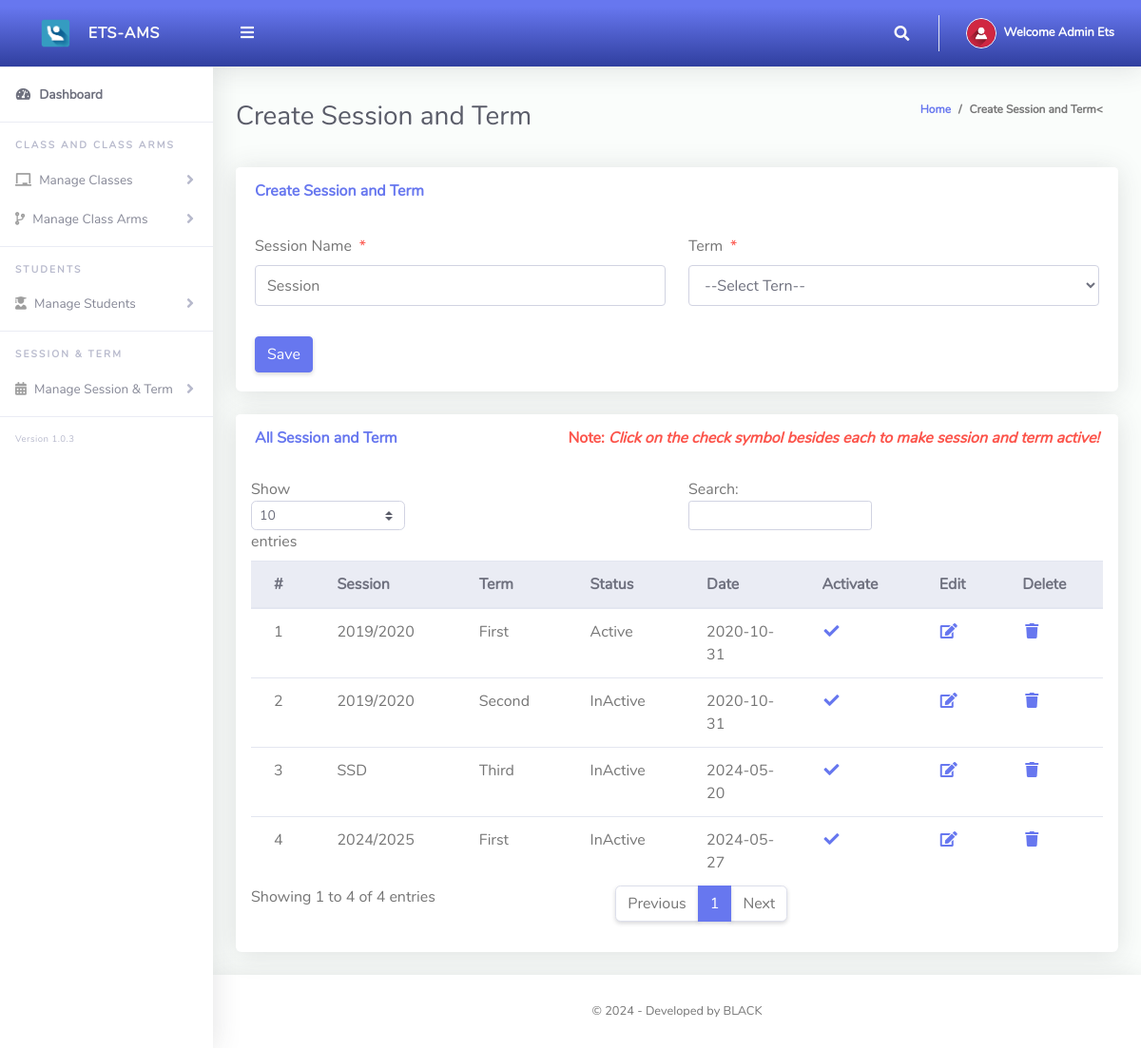
Page /Admin/createSessionTerm.php (signed in) on the committed database.
### tables this page shows
CREATE TABLE `tblsessionterm` (
  `Id` int(10) NOT NULL,
  `sessionName` varchar(50) NOT NULL,
  `termId` varchar(50) NOT NULL,
  `isActive` varchar(10) NOT NULL,
  `dateCreated` varchar(50) NOT NULL
);

CREATE TABLE `tblterm` (
  `Id` int(10) NOT NULL,
  `termName` varchar(20) NOT NULL
);

### Admin/createSessionTerm.php (the view, shortened to what this page needs)
<?php
include '../Includes/dbcon.php';
?>
<!DOCTYPE html>
<html lang="en">
<head>
  <link href="../vendor/fontawesome-free/css/all.min.css" rel="stylesheet" type="text/css">
  <link href="../vendor/bootstrap/css/bootstrap.min.css" rel="stylesheet" type="text/css">
  <link href="css/ruang-admin.min.css" rel="stylesheet">
</head>
<body id="page-top">
  <div id="wrapper">
      <?php include "Includes/sidebar.php";?>
    <div id="content-wrapper" class="d-flex flex-column">
      <div id="content">
       <?php include "Includes/topbar.php";?>
        <div class="container-fluid" id="container-wrapper">
          <div class="d-sm-flex align-items-center justify-content-between mb-4">
            <h1 class="h3 mb-0 text-gray-800">Create Session and Term</h1>
            <ol class="breadcrumb">
              <li class="breadcrumb-item"><a href="./">Home</a></li>
              <li class="breadcrumb-item active" aria-current="page">Create Session and Term<</li>
            </ol>
          </div>
          <div class="row">
            <div class="col-lg-12">
              <div class="card mb-4">
                <div class="card-header py-3 d-flex flex-row align-items-center justify-content-between">
                  <h6 class="m-0 font-weight-bold text-primary">Create Session and Term</h6>
                </div>
                <div class="card-body">
                  <form method="post">
                    <div class="form-group row mb-3">
                        <div class="col-xl-6">
                            <label class="form-control-label">Session Name<span class="text-danger ml-2">*</span></label>
                      <input type="text" class="form-control" name="sessionName" value="<?php echo $row['sessionName'];?>" id="exampleInputFirstName" placeholder="Session">
                        </div>
                        <div class="col-xl-6">
                            <label class="form-control-label">Term<span class="text-danger ml-2">*</span></label>
                              <?php
                        $qry= "SELECT * FROM tblterm ORDER BY termName ASC";
                        $result = $conn->query($qry);
                        $num = $result->num_rows;
                        if ($num > 0){
                          echo ' <select required name="termId" class="form-control mb-3">';
                          echo'<option value="">--Select Tern--</option>';
                                  echo '</select>';
                              }
                            ?>
                        </div>
                    </div>
                      <?php
                    if (isset($Id))
                    {
                    ?>
                    <button type="submit" name="update" class="btn btn-warning">Update</button>
                    &nbsp;&nbsp;&nbsp;&nbsp;&nbsp;&nbsp;&nbsp;&nbsp;&nbsp;&nbsp;
                    <?php
                    } else {
                    ?>
                    <button type="submit" name="save" class="btn btn-primary">Save</button>
                    <?php
                    }
                    ?>
                  </form>
                </div>
              </div>
                 <div class="row">
              <div class="col-lg-12">
              <div class="card mb-4">
                <div class="card-header py-3 d-flex flex-row align-items-center justify-content-between">
                  <h6 class="m-0 font-weight-bold text-primary">All Session and Term</h6>
                  <h6 class="m-0 font-weight-bold text-danger">Note: <i>Click on the check symbol besides each to make session and term active!</i></h6>
                </div>
                <div class="table-responsive p-3">
                  <table class="table align-items-center table-flush table-hover" id="dataTableHover">
                    <thead class="thead-light">
                      <tr>
                        <th>#</th>
                        <th>Session</th>
                        <th>Term</th>
                        <th>Status</th>
                        <th>Date</th>
                        <th>Activate</th>
                        <th>Edit</th>
                        <th>Delete</th>
                      </tr>
                    </thead>
                    <tbody>
                  <?php
                      $query = "SELECT tblsessionterm.Id,tblsessionterm.sessionName,tblsessionterm.isActive,tblsessionterm.dateCreated,
                      tblterm.termName
                      FROM tblsessionterm
                      INNER JOIN tblterm ON tblterm.Id = tblsessionterm.termId";
                      $rs = $conn->query($query);
                      $num = $rs->num_rows;
                      $sn=0;
                      if($num > 0)
                      {
                        while ($rows = $rs->fetch_assoc())
                          {
                            if($rows['isActive'] == '1'){$status = "Active";}else{$status = "InActive";}
                             $sn = $sn + 1;
                            echo"
                              <tr>
                                <td>".$sn."</td>
                                <td>".$rows['sessionName']."</td>
                                <td>".$rows['termName']."</td>
                                <td>".$status."</td>
                                <td>".$rows['dateCreated']."</td>
                                 <td><a href='?action=activate&Id=".$rows['Id']."'><i class='fas fa-fw fa-check'></i></a></td>
                                <td><a href='?action=edit&Id=".$rows['Id']."'><i class='fas fa-fw fa-edit'></i></a></td>
                                <td><a href='?action=delete&Id=".$rows['Id']."'><i class='fas fa-fw fa-trash'></i></a></td>
                              </tr>";
                          }
                      }
                      else
                      {
                           echo
                           "<div class='alert alert-danger' role='alert'>
                            No Record Found!
                            </div>";
                      }
                      ?>
                    </tbody>
                  </table>
                </div>
              </div>
            </div>
            </div>
          </div>
        </div>
      </div>
       <?php include "Includes/footer.php";?>
    </div>
  </div>
</body>
</html>

### Admin/Includes/topbar.php (shortened to what this page needs)
<?php
  $query = "SELECT * FROM tbladmin WHERE Id = ".$_SESSION['userId']."";
  $rs = $conn->query($query);
  $rows = $rs->fetch_assoc();
  $fullName = $rows['firstName']." ".$rows['lastName'];
?>
<nav class="navbar navbar-expand navbar-light bg-gradient-primary topbar mb-4 static-top">
          <button id="sidebarToggleTop" class="btn btn-link rounded-circle mr-3">
            <i class="fa fa-bars"></i>
          </button>
          <ul class="navbar-nav ml-auto">
            <li class="nav-item dropdown no-arrow">
              <a class="nav-link dropdown-toggle" href="#" id="searchDropdown" role="button" data-toggle="dropdown"
                aria-haspopup="true" aria-expanded="false">
                <i class="fas fa-search fa-fw"></i>
              </a>
            </li>
            <li class="nav-item dropdown no-arrow">
              <a class="nav-link dropdown-toggle" href="#" id="userDropdown" role="button" data-toggle="dropdown"
                aria-haspopup="true" aria-expanded="false">
                <img class="img-profile rounded-circle" src="img/user-icn.png" style="max-width: 60px">
                <span class="ml-2 d-none d-lg-inline text-white small"><b>Welcome <?php echo $fullName;?></b></span>
              </a>
            </li>
          </ul>
        </nav>

### rows in the picture
tblsessionterm: sessionName "2019/2020", termId.termName "First", isActive "Active", dateCreated "2020-10-31"
tblsessionterm: sessionName "2019/2020", termId.termName "Second", isActive "InActive", dateCreated "2020-10-31"
tblsessionterm: sessionName "SSD", termId.termName "Third", isActive "InActive", dateCreated "2024-05-20"
tblsessionterm: sessionName "2024/2025", termId.termName "First", isActive "InActive", dateCreated "2024-05-27"

### other values in the picture
$fullName "Admin Ets"
